Frame 1 (no input): blank canvas, image omitted
Frame 60 (no input): blank canvas, image omitted
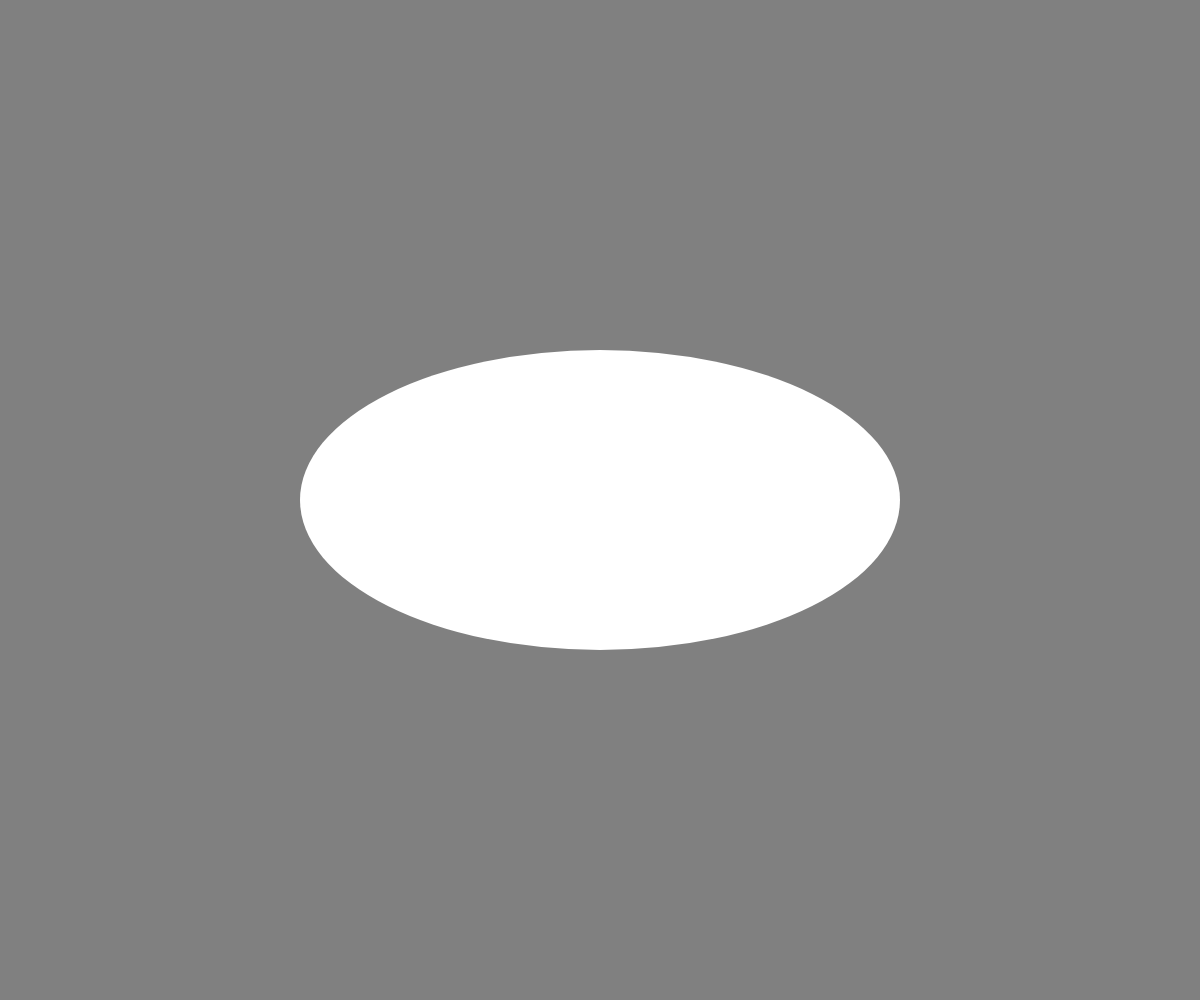
Frame 120 (the mouse pressed at the canvas centre since frame 60)

The p5.js sketch whose frames 1 and 60 were blank and that drew this single picture after the mouse press (run headless with seeded random() and noise() and a simulated clock; from frame 60 on, the mouse is pressed at the canvas centre):

// p5.js sketch
// ── sketch.js
var colourY = 0;

function setup() {
  createCanvas(windowWidth, windowHeight);
  fill(255);
  noStroke();
}

function draw() {
  // map(value, 0, 100, 0, width);
  colourY = map(mouseY, 0, height, 0, 255);
  background(colourY);

  //console.log(colourY);
  ellipse(width/2, height/2, mouseX, mouseX/2);
  ellipse(mouseX, mouseY, 10, 10);
}
